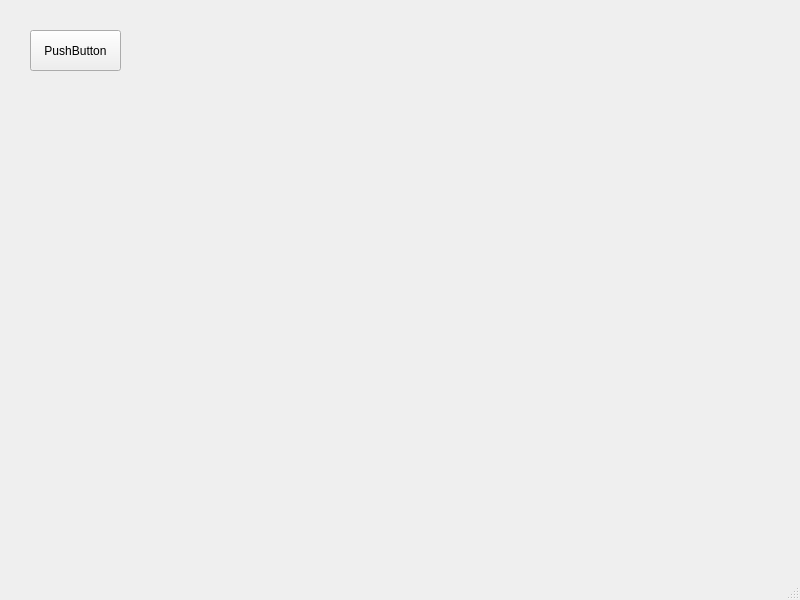
<?xml version="1.0" encoding="UTF-8"?>
<ui version="4.0">
 <class>MainWindow</class>
 <widget class="QMainWindow" name="MainWindow">
  <property name="geometry">
   <rect>
    <x>0</x>
    <y>0</y>
    <width>800</width>
    <height>600</height>
   </rect>
  </property>
  <property name="windowTitle">
   <string>MainWindow</string>
  </property>
  <widget class="QWidget" name="centralwidget">
   <widget class="QPushButton" name="pushButton">
    <property name="geometry">
     <rect>
      <x>30</x>
      <y>30</y>
      <width>91</width>
      <height>41</height>
     </rect>
    </property>
    <property name="text">
     <string>PushButton</string>
    </property>
   </widget>
  </widget>
  <widget class="QMenuBar" name="menubar">
   <property name="geometry">
    <rect>
     <x>0</x>
     <y>0</y>
     <width>800</width>
     <height>18</height>
    </rect>
   </property>
  </widget>
  <widget class="QStatusBar" name="statusbar"/>
 </widget>
 <resources/>
 <connections/>
</ui>
